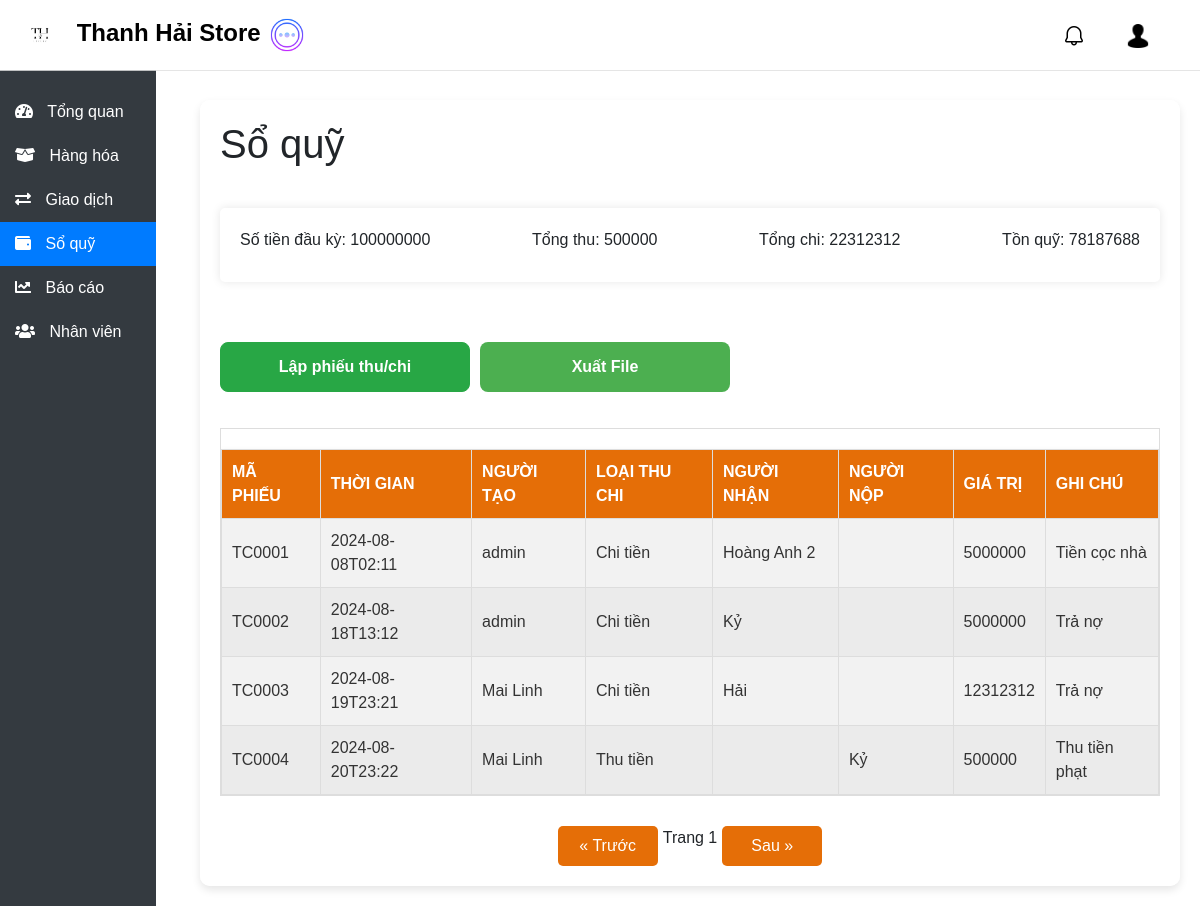
The app's page /treasury (signed in), older data.
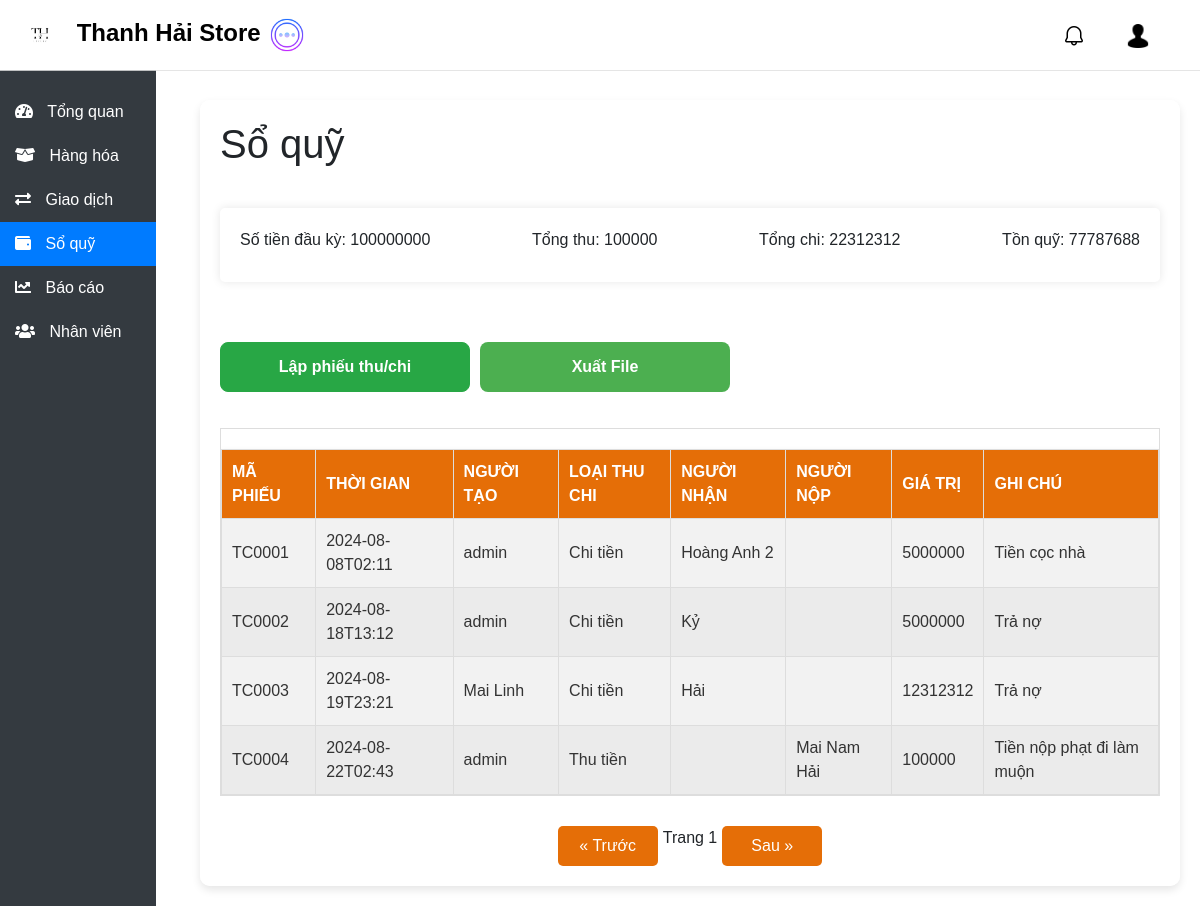
The same page, newer data.
### db.py (models this page shows)
class Treasury(db.Model):
    __tablename__ = 'treasury'
    id_treasury = db.Column(db.Integer, primary_key=True)
    date = db.Column(db.String(255), nullable=False)
    type_treasury = db.Column(db.String(255), nullable=True)
    receiver = db.Column(db.String(255), nullable=True)
    submitter = db.Column(db.String(255), nullable=True)
    value = db.Column(db.Integer, nullable=True)
    note = db.Column(db.String(255), nullable=True)
    user_create = db.Column(db.String(255), nullable=False)

### app.py (the view)
@app.route("/treasury", methods=["GET"])
def admin_treasury():
    if "user_id" in session and session["usertype"] in ["admin", "thuquy"]:
        user = Register.query.filter_by(id=session["user_id"]).first()
        if user:
            treasurys = get_treasurys()
            opening_balance, total_income, total_expense, closing_balance = (
                cacul_treasury()
            )
            return render_template(
                "admin/treasury.html",
                user_type=user.usertype,
                user_name=user.user,
                treasurys=treasurys,
                opening_balance=opening_balance,
                total_income=total_income,
                total_expense=total_expense,
                closing_balance=closing_balance,
            )
        else:
            return "Không tìm thấy thông tin người dùng"
    else:
        return redirect(url_for("login"))

### app.py (called while the page is built)
def cacul_treasury():
    opening_balance = 100000000
    current_month = datetime.now().month
    current_year = datetime.now().year
    try:
        treasurys = Treasury.query.filter(
            extract("month", Treasury.date) == current_month,
            extract("year", Treasury.date) == current_year,
        ).all()
    except ProgrammingError:
        return opening_balance, 0, 0, opening_balance
    total_income = sum(t.value for t in treasurys if t.type_treasury == "Thu tiền")
    total_expense = sum(t.value for t in treasurys if t.type_treasury == "Chi tiền")
    closing_balance = opening_balance + total_income - total_expense
    return opening_balance, total_income, total_expense, closing_balance

### templates/admin/treasury.html (shortened to what this page needs)
<!DOCTYPE html>
<html lang="en">
<head>
    <link rel="stylesheet" href="https://stackpath.bootstrapcdn.com/bootstrap/4.5.2/css/bootstrap.min.css">
    <link rel="stylesheet" href="../../static/css/treasury.css">
    <link rel="stylesheet" href="https://cdnjs.cloudflare.com/ajax/libs/font-awesome/5.15.3/css/all.min.css">
    <link rel="stylesheet" href="../../static/css/noti.css">
    <link rel="stylesheet" href="../../static/css/base.css">
    <link href="https://cdnjs.cloudflare.com/ajax/libs/toastr.js/latest/toastr.min.css" rel="stylesheet" />
</head>
<body>
    {% include 'navbar.html' %}
    <div class="sidebar" id="sidebar">
        <a href="/overview" id="overview-link"><i class="fas fa-tachometer-alt"></i> Tổng quan</a>
        <a href="/product" id="product-link"><i class="fas fa-box-open"></i> Hàng hóa</a>
        <a href="/transaction" id="transaction-link"><i class="fas fa-exchange-alt"></i> Giao dịch</a>
        <a href="/treasury" class="active"><i class="fas fa-wallet"></i> Sổ quỹ</a>
        <a href="/report" id="report-link"><i class="fas fa-chart-line"></i> Báo cáo</a>
        <a href="/staff" id="staff-link"><i class="fas fa-users"></i> Nhân viên</a>
    </div>
    <div class="content" id="content">
        <div class="card-container">
            <div class="main-content">
                <h1>Sổ quỹ</h1>
                <div class="summary">
                    <p>Số tiền đầu kỳ: {{ opening_balance }}</p>
                    <p>Tổng thu: {{ total_income }}</p>
                    <p>Tổng chi: {{ total_expense }}</p>
                    <p>Tồn quỹ: {{ closing_balance }}</p>
                </div>
                <div class="btn-container">
                    <button id="addTreasury" class="btn btn-primary mb-3" data-toggle="modal"
                        data-target="#treasuryModal">Lập phiếu thu/chi</button>
                    <button id="exportFile" class="btn btn-primary mb-3">Xuất File</button>
                </div>
                <div class="table-responsive">
                    <table id="productTable">
                        <thead>
                            <tr>
                                <th>Mã phiếu</th>
                                <th>Thời gian</th>
                                <th>Người tạo</th>
                                <th>Loại thu chi</th>
                                <th>Người nhận</th>
                                <th>Người nộp</th>
                                <th>Giá trị</th>
                                <th>Ghi chú</th>
                            </tr>
                        </thead>
                        <tbody>
                            {% for treasury in treasurys %}
                            <tr data-id="{{ treasury.id_treasury }}">
                                <td>{{ treasury.code_treasury }}</td>
                                <td>{{ treasury.date }}</td>
                                <td>{{ treasury.user_create }}</td>
                                <td>{{ treasury.type_treasury }}</td>
                                <td>{{ treasury.receiver }}</td>
                                <td>{{ treasury.submitter }}</td>
                                <td>{{ treasury.value }}</td>
                                <td>{{ treasury.note }}</td>
                            </tr>
                            {% endfor %}
                        </tbody>
                    </table>
                </div>
                <div class="table-pagination">
                    <button id="prevPageBtn">&laquo; Trước</button>
                    <span id="currentPage">Trang 1</span>
                    <button id="nextPageBtn">Sau &raquo;</button>
                </div>
            </div>
        </div>
</body>
</html>

### templates/navbar.html
<nav class="navbar navbar-custom navbar-expand-lg">
    <a class="navbar-brand" href="#" id="navbarBrand">
        <img src="../../static/img/logo_login.png" alt="Logo" style="width: 40px; margin-right: 10px; border-radius: 15px;">
        Thanh Hải Store
        <img src="../../static/img/more.png" alt="More" id="toggleSidebar"
            style="width: 40px; margin-right: 10px; cursor: pointer;">
    </a>
    <ul class="navbar-nav ml-auto">
        <li class="nav-item">
            <a class="nav-link" href="#" id="notification2">
                <div id="notification-icon">
                    <img src="../../static/img/notification.png" alt="Thông báo" class="notification-icon">
                </div>
            </a>
        </li>
        <li class="nav-item">
            <a class="nav-link" href="/account">
                <img src="../../static/img/user.png" alt="Tài khoản" class="account-icon">
            </a>
        </li>
    </ul>
</nav>

### static/css/treasury.css (style rules this page uses)
table { width: 100%; border-collapse: collapse; margin-top: 20px; box-shadow: 0 4px 8px rgba(0, 0, 0, 0.1); background-color: #f8f8f8; }
th, td { border: 1px solid #dddddd; text-align: left; padding: 10px; transition: background-color 0.3s ease, color 0.3s ease; }
th { background-color: #e56e07; color: white; text-transform: uppercase; }
td { background-color: #f2f2f2; color: #333; }
tr:nth-child(even) td { background-color: #ebebeb; }
.btn-primary { background-color: #4CAF50; color: #fff; padding: 14px 24px; border: none; border-radius: 6px; cursor: pointer; float: right; transition: background-color 0.3s; }
.table-responsive { max-height: fit-content; overflow-y: auto; overflow-x: auto; border: 1px solid #ddd; }
.table-pagination { display: flex; justify-content: center; margin-top: 10px; }
.table-pagination button { width: 100px; padding: 8px 12px; margin: 0 5px; background-color: #e56e07; color: white; border: none; border-radius: 5px; cursor: pointer; }
h1 { margin-bottom: 20px; }
.summary { display: flex; justify-content: space-between; margin-bottom: 20px; padding: 20px; background-color: white; border-radius: 5px; box-shadow: 0 0 10px rgba(0, 0, 0, 0.1); }
.summary p { margin: 0 0 10px 0; font-size: 16px; }
.btn { display: inline-block; font-size: 16px; font-weight: bold; padding: 12px 24px; border: none; border-radius: 8px; text-align: center; cursor: pointer; transition: all 0.3s ease; color: #fff; width: 250px; }
#addTreasury { background-color: #28a745; border: 1px solid #28a745; }
.btn-container { display: flex; gap: 10px; margin-top: 20px; }

### static/css/base.css (style rules this page uses)
body { font-family: Arial, sans-serif; background-image: url('../../static/img/background_dash2.jpg'); background-size: cover; background-repeat: no-repeat; background-attachment: fixed; margin: 0; padding: 0; }
.navbar-custom { background-color: rgba(255, 255, 255, 0.8); border-bottom: 1px solid rgba(0, 0, 0, 0.1); color: black; padding: 10px 20px; position: fixed; top: 0; width: 100%; z-index: 1000; transition: background-color 0.3s ease; }
.navbar-custom .navbar-brand { color: black; font-size: 24px; font-weight: bold; }
.navbar-custom .navbar-nav .nav-link { color: white; margin-right: 20px; position: relative; font-size: 18px; padding: 10px; }
.notification-icon { width: 24px; height: auto; }
.account-icon { width: 24px; height: auto; }
.sidebar { height: 100%; width: 13%; position: fixed; top: 70px; left: 0; background-color: #343a40; padding-top: 20px; z-index: 999; transition: width 0.3s ease; overflow-x: hidden; white-space: nowrap; }
.sidebar a { padding: 10px 15px; text-decoration: none; font-size: 16px; color: white; display: block; transition: background-color 0.3s ease, padding-left 0.3s ease; position: relative; }
.sidebar a i { margin-right: 10px; transition: transform 0.3s ease; }
.sidebar a.active { background-color: #007bff; }
.content { margin-left: 15%; margin-top: 80px; padding: 20px; transition: margin-left 0.3s ease; display: flex; }
.card-container { width: 100%; background-color: rgba(255, 255, 255, 0.9); padding: 20px; border-radius: 10px; box-shadow: 0 4px 8px rgba(0, 0, 0, 0.1); }
.main-content { display: flex; flex-direction: column; flex-wrap: wrap; gap: 20px; }

Row changes from the older to the newer data that the page shows:
changed Treasury "Thu tiền": date "2024-08-20T23:22" → "2024-08-22T02:43"; user_create "Mai Linh" → "admin"; submitter "Kỷ" → "Mai Nam Hải"; value "500000" → "100000"; note "Thu tiền phạt" → "Tiền nộp phạt đi làm muộn"
Text that changed along with them:
{{ total_income }}: "500000" → "100000"
{{ closing_balance }}: "78187688" → "77787688"
